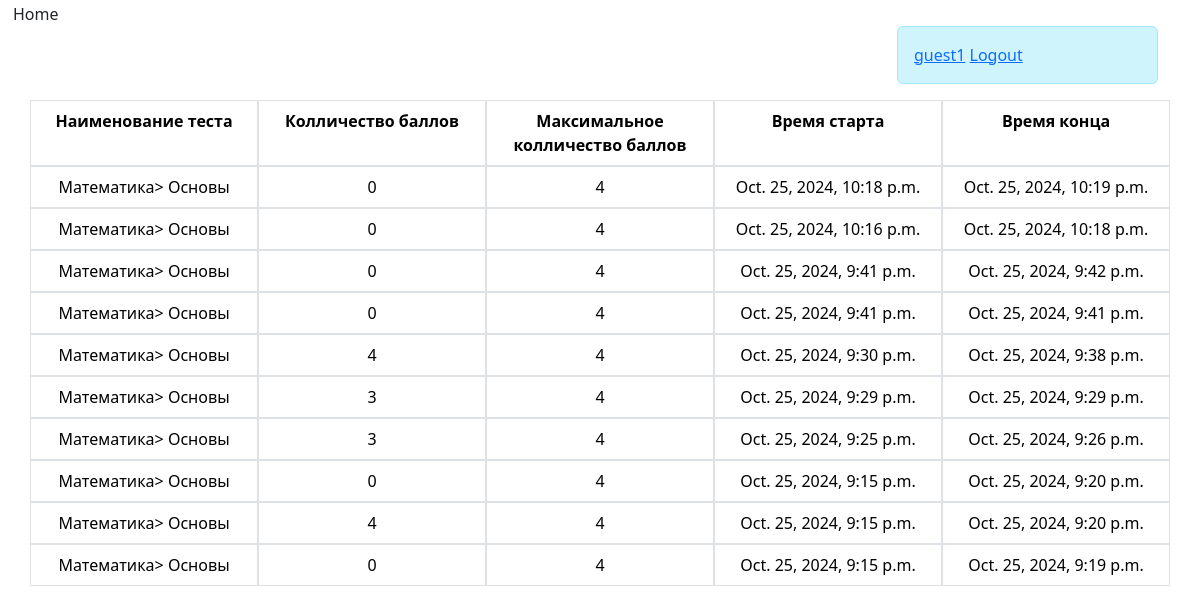
Page /userstat/ (signed in) on the earlier database version.
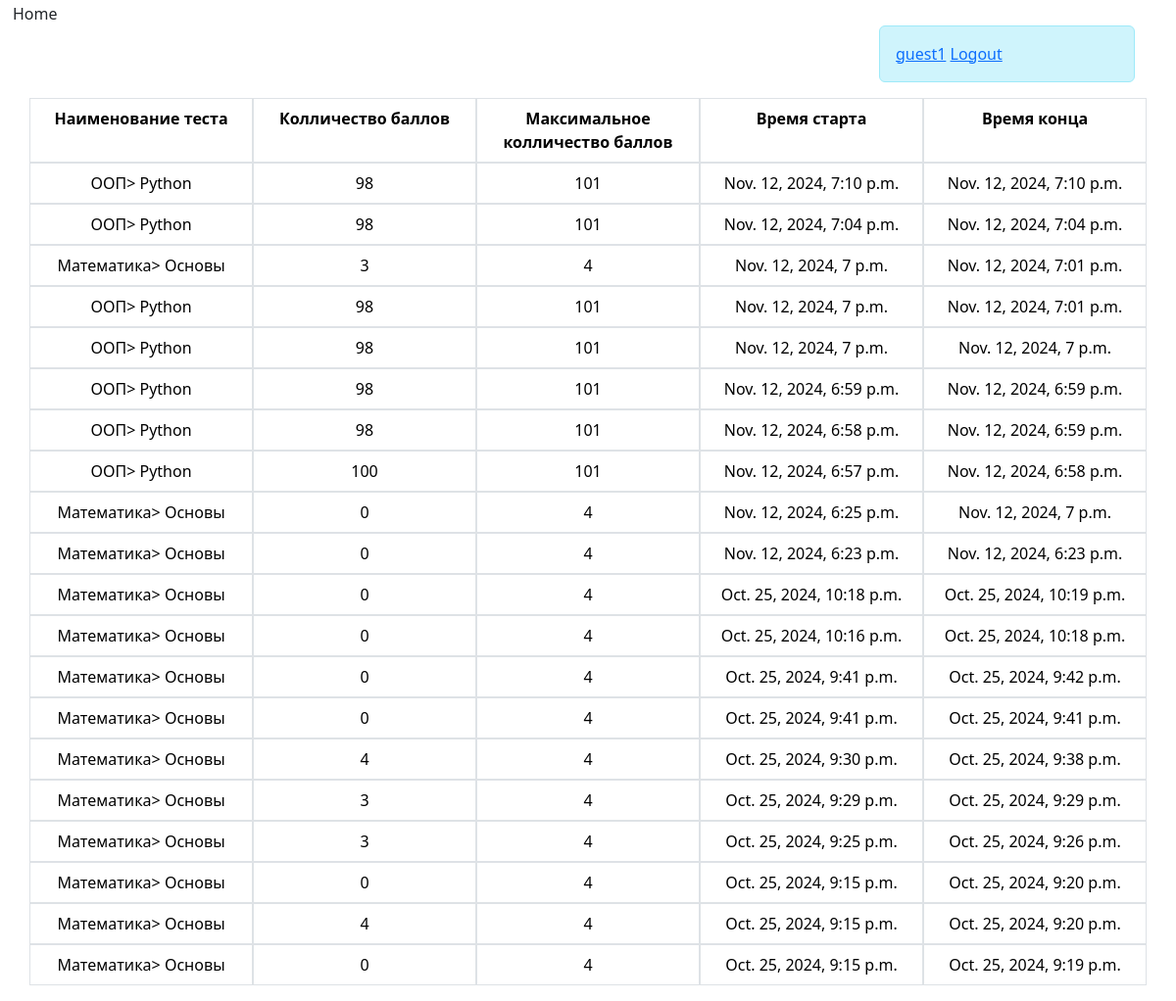
Same page on the later database version.
### testApp/models.py (models this page shows, shortened)
class UserTest(models.Model):
    test = models.ForeignKey(SubjTest, verbose_name="Тест", on_delete=models.CASCADE)
    user = models.ForeignKey(User, verbose_name="Пользователь", on_delete=models.CASCADE)
    time_start = models.DateTimeField(verbose_name="Начало",default=datetime.now())
    time_end = models.DateTimeField(verbose_name="Конец",default=datetime.now())
    points = models.IntegerField(verbose_name="Баллы",default=0)
    isFinished = models.BooleanField(default=False)

class SubjTest(models.Model):
    name = models.CharField(verbose_name="Название теста", max_length=250)
    subj = models.ForeignKey( Subject,verbose_name="Дисциплина",on_delete=models.CASCADE)
    questions_num = models.IntegerField(verbose_name="Количество вопросов", validators=[MinValueValidator(1)], default=1)
    def __str__(self) -> str:
        return self.subj.name + "> " + self.name

class Subject(models.Model):
    name = models.CharField(verbose_name="Дисциплина", max_length=250, unique=True)

### testApp/views.py (the view)
# urls.py: path('userstat/', user_stat, name='userStat')
@decorators.login_required
def user_stat(request):
    if not request.user.is_staff:
        user_tests = UserTest.objects.filter(user=request.user, isFinished=True).all()[::-1]
    else:
        user_tests = UserTest.objects.filter(isFinished=True).all()[::-1]
    tests = list(enumerate(user_tests))
    max_scores = []
    for test in user_tests:
        questions = Question.objects.filter(test=test.test).all()
        max_score = 0
        for question in questions:
            question_right = question.weight
            max_score += question_right
        max_scores += [max_score]
    context = {
        "tests" : list(zip(user_tests,max_scores))
    }
    return render(request, 'test/userDetails.html', context)

### templates/test/userDetails.html (shortened to what this page needs)
{% extends 'base.html' %}
{% block content %}
{% if user.is_authenticated %}
<div class="container">
    <div class="row" style="justify-content:flex-end">
        <div class="col-3">
            <div class="alert alert-info" >
                <a href ="{% url 'testApp:userStat' %}">{{ user.username }}</a>
                <a href="{% url 'logauth:logaut' %}">Logout</a>
            </div>
        </div>
    </div>
</div>
{% endif %}
{% if user.is_staff%}
<div class="container">
    <table
        class="table table-bordered"
    >
            <tr class="row text-center">
                <th class="col">Имя пользователя</th>
                <th class="col">Наименование теста</th>
                <th class="col">Колличество баллов</th>
                <th class="col">Максимальное колличество баллов</th>
                <th class="col">Время старта</th>
                <th class="col">Время конца</th>
            </tr>
            {% for test, max_score in tests%}
            <tr class="row text-center">
                <td class="col">{{test.user.username}}</td>
                <td class="col">{{test.test}}</td>
                <td class="col">{{test.points}}</td>
                <td class="col">{{max_score}}</td>
                <td class="col">{{test.time_start}}</td>
                <td class="col">{{test.time_end}}</td>
            </tr>
            {% endfor %}
    </table>
</div>
{% else %}
{% if user.is_authenticated %}
<div class="container">
        <table
            class="table table-bordered"
        >
                <tr class="row text-center">
                    <th class="col">Наименование теста</th>
                    <th class="col">Колличество баллов</th>
                    <th class="col">Максимальное колличество баллов</th>
                    <th class="col">Время старта</th>
                    <th class="col">Время конца</th>
                </tr>
                {% for test, max_score in tests%}
                <tr class="row text-center">
                    <td class="col">{{test.test}}</td>
                    <td class="col">{{test.points}}</td>
                    <td class="col">{{max_score}}</td>
                    <td class="col">{{test.time_start}}</td>
                    <td class="col">{{test.time_end}}</td>
                </tr>
                {% endfor %}
        </table>
</div>
{% endif %}
{%endif%}
{% endblock %}

### templates/base.html (shortened to what this page needs)
<!DOCTYPE html>
{% load static %}
<html lang="en">
<head>
    <link rel="stylesheet" href="{% static 'bootstrap.css' %}" />
</head>
<body>
    <a class="btn btn-primary-outline"  href="{% url 'testApp:main'%}" style="display:inline">Home</a>
    {% block content %}
    {% endblock content %}
</body>
</html>

Differences in the rows shown:
added UserTest: test "ООП> Python", points "98", max_score "101", time_start "Nov. 12, 2024, 7:10 p.m.", time_end "Nov. 12, 2024, 7:10 p.m."
added UserTest: test "ООП> Python", points "98", max_score "101", time_start "Nov. 12, 2024, 7:04 p.m.", time_end "Nov. 12, 2024, 7:04 p.m."
added UserTest: test "Математика> Основы", points "3", max_score "4", time_start "Nov. 12, 2024, 7 p.m.", time_end "Nov. 12, 2024, 7:01 p.m."
added UserTest: test "ООП> Python", points "98", max_score "101", time_start "Nov. 12, 2024, 7 p.m.", time_end "Nov. 12, 2024, 7:01 p.m."
added UserTest: test "ООП> Python", points "98", max_score "101", time_start "Nov. 12, 2024, 7 p.m.", time_end "Nov. 12, 2024, 7 p.m."
added UserTest: test "ООП> Python", points "98", max_score "101", time_start "Nov. 12, 2024, 6:59 p.m.", time_end "Nov. 12, 2024, 6:59 p.m."
added UserTest: test "ООП> Python", points "98", max_score "101", time_start "Nov. 12, 2024, 6:58 p.m.", time_end "Nov. 12, 2024, 6:59 p.m."
added UserTest: test "ООП> Python", points "100", max_score "101", time_start "Nov. 12, 2024, 6:57 p.m.", time_end "Nov. 12, 2024, 6:58 p.m."
added UserTest: test "Математика> Основы", points "0", max_score "4", time_start "Nov. 12, 2024, 6:25 p.m.", time_end "Nov. 12, 2024, 7 p.m."
added UserTest: test "Математика> Основы", points "0", max_score "4", time_start "Nov. 12, 2024, 6:23 p.m.", time_end "Nov. 12, 2024, 6:23 p.m."
